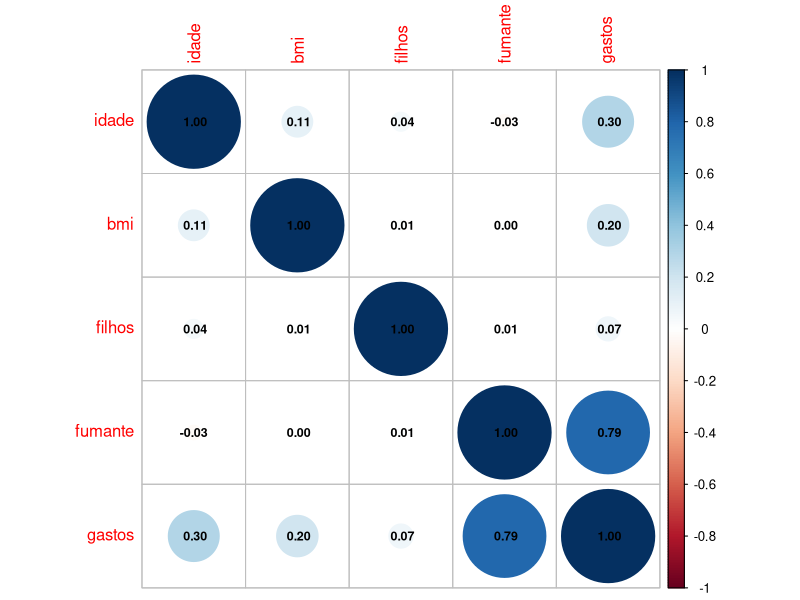
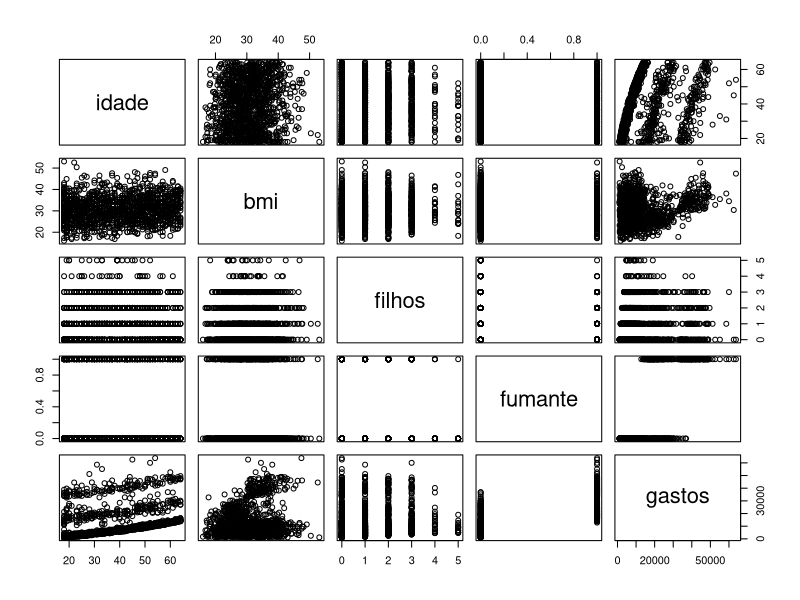
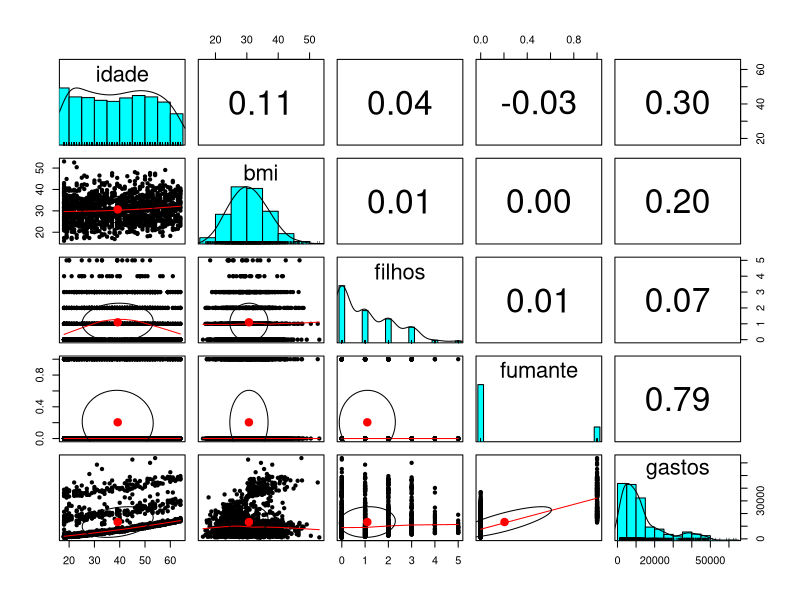
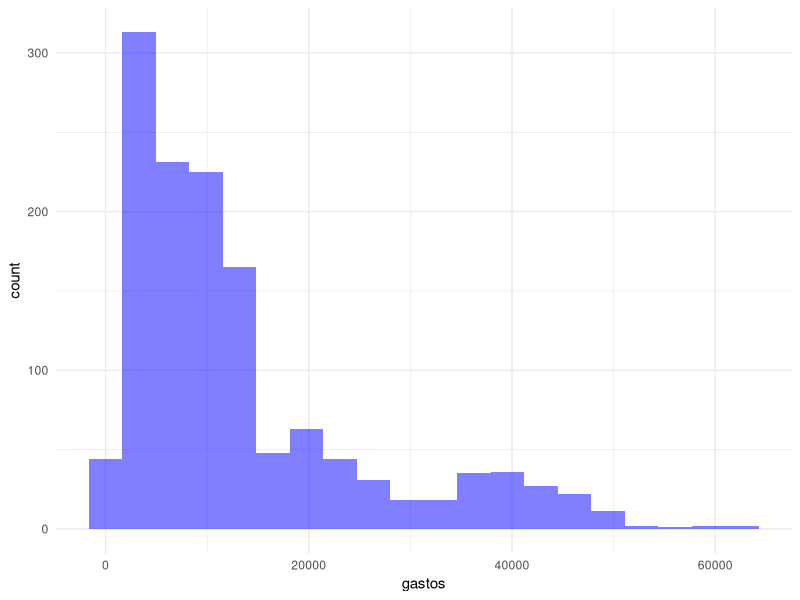
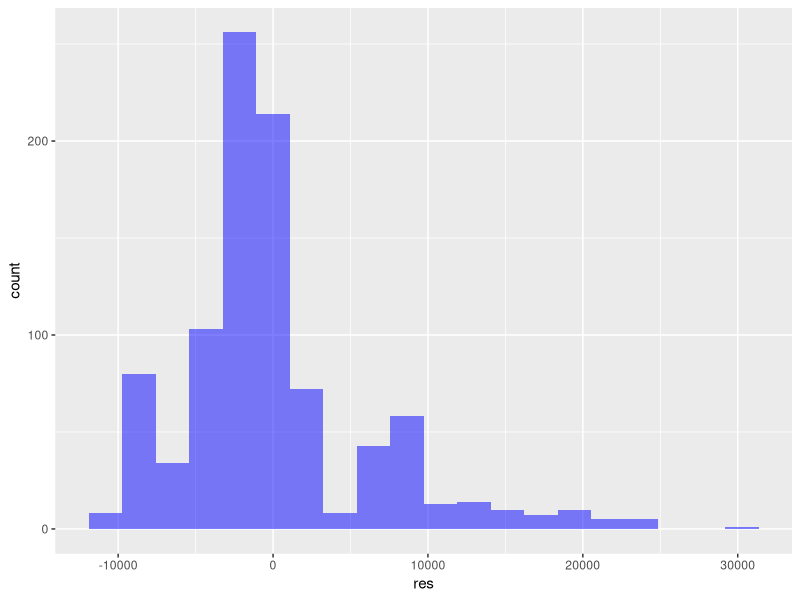
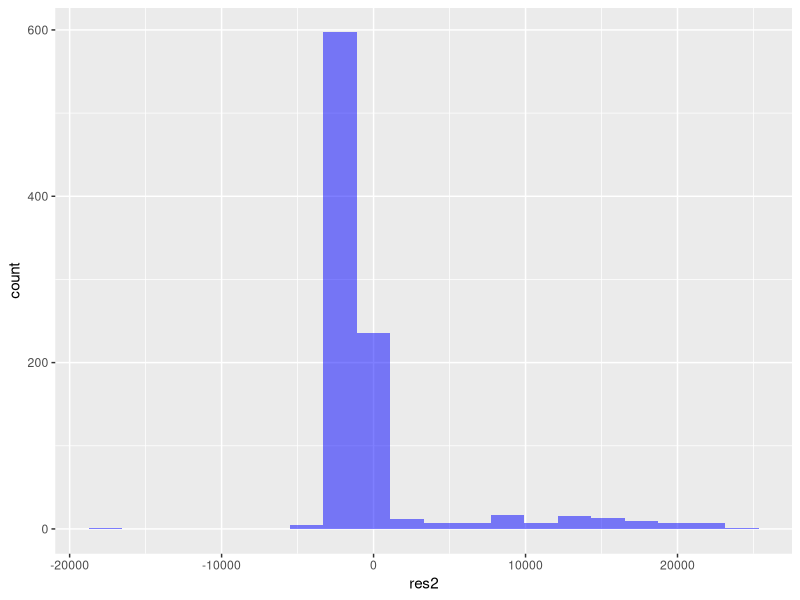

R code for these plots, in order:
#Definindo local de trabalho
#setwd("C:/Data_Science/despesas_medicas")

#carregando bibliotecas
library(ggplot2)
library(corrplot)
library(caTools)

#Carregando dataset
df <- read.csv("despesas_medicas.csv")

#Explorando dados
head(df)
summary(df) 
str(df)
any(is.na(df))

#Pré-Processamento
#substituindo 'sim' e 'nao' por 1 e 0 respectivamente na coluna 'fumante'
df$fumante = ifelse(df$fumante == "sim",1,0)
df$fumante = as.numeric(df$fumante)

#Obtendo apenas as colunas numericas
colunas_numericas <- sapply(df, is.numeric)
colunas_numericas

#Filtrando as colunas numericas para análise de correlacão
data_cor <- cor(df[,colunas_numericas])
data_cor
head(data_cor)

# Análise de Correlações e Histograma
# Criando um corrplot
corrplot(data_cor,addCoef.col="black",number.cex=0.75)

#Outras opções
pairs(df[c("idade", "bmi", "filhos","fumante", "gastos")])

library(psych)
#Este gráfico fornece mais informações sobre o relacionamento entre as variáveis
pairs.panels(df[c("idade", "bmi", "filhos","fumante", "gastos")])

#Criando um histograma
ggplot(df, aes(x = gastos)) + 
  geom_histogram(bins = 20, 
                 alpha = 0.5, fill = 'blue') + 
  theme_minimal()

#Construindo Modelo Preditivo (Regressão Linear)

#Criando as amostras de forma randomica
amostra <- sample.split(df$idade, SplitRatio = 0.70)

# Criando dados de treino - 70% dos dados
treino = subset(df, amostra == TRUE)

# Criando dados de teste - 30% dos dados
teste = subset(df, amostra == FALSE)

# Avaliando modelos criados

# Gerando o Modelo (Usando todos os atributos)
modelo_v1 <- lm(gastos ~ ., data = treino)

# Interpretando o Modelo
summary(modelo_v1)

# Visualizando o Modelo e Fazendo Previsoes

# Obtendo os residuos
res <- residuals(modelo_v1)

# Convertendo o objeto para um dataframe
res <- as.data.frame(res)
head(res)

# Histograma dos residuos
ggplot(res, aes(res)) +  
  geom_histogram(bins = 20, 
                 alpha = 0.5, fill = 'blue') 

# Testando Modelo

# Fazendo as predicoes com os dados de teste
prevendo_gastos <- predict(modelo_v1, teste)
prevendo_gastos

# Visualizando os valores previstos e observados
resultados <- cbind(prevendo_gastos, teste$gastos) 
colnames(resultados) <- c('Previsto','Real')
resultados <- as.data.frame(resultados)
resultados
min(resultados)

# Tratando os valores negativos
trata_zero <- function(x){
  if  (x < 0){
    return(0)
  }else{
    return(x)
  }
}

# Aplicando a funcao para tratar valores negativos em nossa previsao
resultados$Previsto <- sapply(resultados$Previsto, trata_zero)
resultados$Previsto

# Calculando o erro medio
# Quao distantes os valores previstos estao dos valores observados
# MSE
mse <- mean((resultados$Real - resultados$Previsto)^2)
print(mse)

# RMSE
rmse <- mse^0.5
rmse

# Calculando R-Squared
SSE = sum((resultados$Previsto - resultados$Real)^2)
SST = sum( (mean(df$gastos) - resultados$Real)^2)

# R-Squared
# Ajuda a avaliar o nivel de precisao do modelo. Quanto maior, melhor, sendo 1 o valor ideal.
R2 = 1 - (SSE/SST)
R2

# Otimizando modelo

# Acrescentando variáveis 'idade2', 'bmi30' e 'fbmi30' aos dados de treino e teste
treino$idade2 <- (treino$idade)^2
teste$idade2 <- (teste$idade)^2
treino$bmi30 <- ifelse(treino$bmi >= 30, 1, 0)
teste$bmi30 <- ifelse(teste$bmi >= 30, 1, 0)
treino$fbmi30 <-treino$bmi30*treino$fumante
teste$fbmi30 <-teste$bmi30*teste$fumante

# Criando o modelo otimizado
modelo_v2 <- lm(gastos ~ ., data = treino)
summary(modelo_v2)

# Obtendo os residuos
res2 <- residuals(modelo_v2)

# Convertendo o objeto para um dataframe
res2 <- as.data.frame(res2)
head(res2)

# Histograma dos residuos
ggplot(res2, aes(res2)) +  
  geom_histogram(bins = 20, 
                 alpha = 0.5, fill = 'blue') 

# Fazendo as predicoes com os dados de teste
prevendo_gastos <- predict(modelo_v2, teste)
prevendo_gastos

# Visualizando os valores previstos e observados
resultados2 <- cbind(prevendo_gastos, teste$gastos) 
colnames(resultados2) <- c('Previsto','Real')
resultados2 <- as.data.frame(resultados2)
resultados2
min(resultados2)

# Tratando os valores negativos
trata_zero <- function(x){
  if  (x < 0){
    return(0)
  }else{
    return(x)
  }
}

# Aplicando a funcao para tratar valores negativos em nossa previsao
resultados2$Previsto <- sapply(resultados2$Previsto, trata_zero)
resultados2$Previsto

# Calculando o erro medio
# MSE
mse <- mean((resultados2$Real - resultados2$Previsto)^2)
print(mse)

# RMSE
rmse <- mse^0.5
rmse

# Calculando R-Squared
SSE = sum((resultados2$Previsto - resultados2$Real)^2)
SST = sum( (mean(df$gastos) - resultados2$Real)^2)

# R-Squared
R2 = 1 - (SSE/SST)
R2

# Comparando versões do Modelo
summary(modelo_v1)
summary(modelo_v2)
